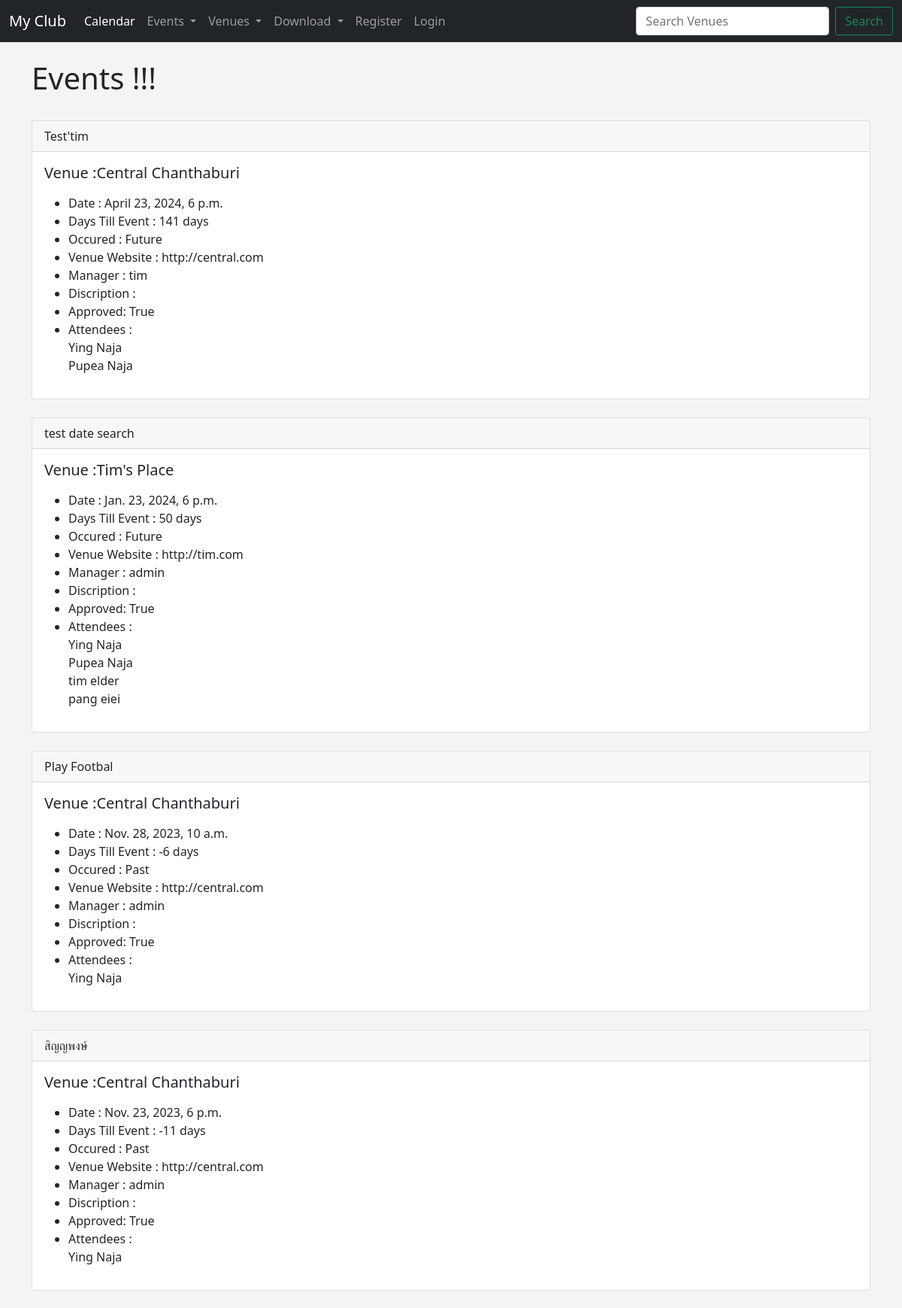
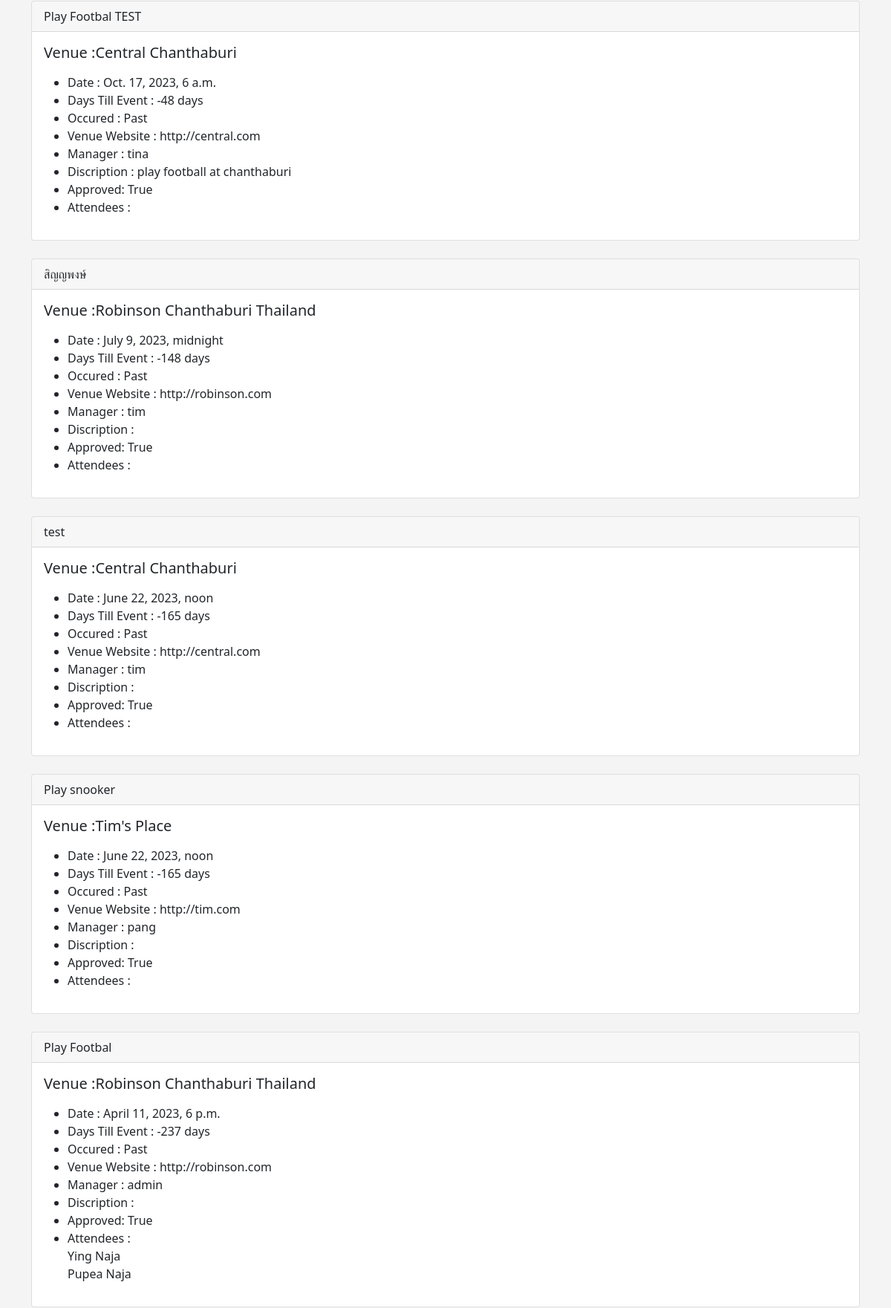
The app's page /events (upper part) with its own data (2 pictures, top to bottom).
### events/models.py (models this page shows)
class Event(models.Model):
    name = models.CharField('Event Name', max_length=120)
    event_date = models.DateTimeField('Event Date')
    venue = models.ForeignKey(Venue, blank=True, null=True, on_delete=models.CASCADE)
    manager = models.ForeignKey(User, blank=True, null=True, on_delete=models.SET_NULL)
    description = models.TextField(blank=True)
    attendees = models.ManyToManyField(MyClubUser, blank=True)
    aprroved = models.BooleanField('Aprroved',default=False)
    def __str__(self):
        return self.name
    @property
    def Days_till(self):
        today = date.today()
        days_till = self.event_date.date() - today
        days_till_stripped = str(days_till).split(",", 1)[0]
        return days_till_stripped
    @property
    def Is_Past(self):
        today = date.today()
        if self.event_date.date() < today:
            thing = "Past"
        else:
            thing = "Future"
        return thing

class Venue(models.Model):
    name = models.CharField('Venue Name',max_length=120)
    address = models.CharField(max_length=300)
    zip_code = models.CharField('Zip Code', max_length=15)
    phone = models.CharField('Contact Phone', max_length=25)
    web = models.URLField('Website Address')
    email_address = models.EmailField('Email Address')
    owner = models.IntegerField("Venue Owner", blank=False, default=1)
    venue_image = models.ImageField(upload_to="images/", null=True, blank=True)
    def __str__(self):
        return self.name

class MyClubUser(models.Model):
    first_name = models.CharField(max_length=30)
    last_name = models.CharField(max_length=30)
    email = models.EmailField('User Email')
    def __str__(self):
        return self.first_name + '  ' + self.last_name

### events/views.py (the view)
# urls.py: path('events', views.all_events, name='list-events'),
def all_events(request):
    event_list = Event.objects.all().order_by('-event_date')
    return render(request, 'events/event_list.html', {
        'event_list':event_list,
        })

### events/templates/events/event_list.html (shortened to what this page needs)
{% extends 'events/base.html' %}
{% block content %}
        <h1>Events !!!</h1>
      {% for event in event_list %}
      {% if event.aprroved %}
       <br>
      <div class="card">
        <div class="card-header">
          {{event}}
        </div>
        <div class="card-body">
          <h5 class="card-title">Venue :{{event.venue}}</h5>
          <p class="card-text">
            <ul>
                <li>Date : {{event.event_date}}</li>
                <li>Days Till Event : {{event.Days_till}}</li>
                <li>Occured : {{event.Is_Past}}</li>
                <li>Venue Website : {{event.venue.web}}</li>
                <li>Manager : {{event.manager}}</li>
                <li>Discription : {{event.description}}</li>
                <li>Approved: {{ event.aprroved }}</li>
                <li>Attendees : <br> {% for user in event.attendees.all %}</li>
                                        {{user}}<br>
                                    {% endfor %}
            </ul>
          </p>
        </div>
      </div>
      {% endif %}
      {% endfor %}
{% endblock content %}

### events/templates/events/base.html (style rules this page uses)
body { background: #f4f4f4; }

### records on screen
Event: name "Test'tim", venue "Central Chanthaburi", event_date "April 23, 2024, 6 p.m.", Days_till "141 days", Is_Past "Future", venue.web "http://central.com", manager "tim", aprroved "True"
MyClubUser: first_name+last_name "Ying Naja"
MyClubUser: first_name+last_name "Pupea Naja"
Event: name "test date search", venue "Tim's Place", event_date "Jan. 23, 2024, 6 p.m.", Days_till "50 days", Is_Past "Future", venue.web "http://tim.com", manager "admin", aprroved "True"
MyClubUser: first_name+last_name "tim elder"
MyClubUser: first_name+last_name "pang eiei"
Event: name "Play Footbal", venue "Central Chanthaburi", event_date "Nov. 28, 2023, 10 a.m.", Days_till "-6 days", Is_Past "Past", venue.web "http://central.com", manager "admin", aprroved "True"
Event: name "สิญญพงษ์", venue "Central Chanthaburi", event_date "Nov. 23, 2023, 6 p.m.", Days_till "-11 days", Is_Past "Past", venue.web "http://central.com", manager "admin", aprroved "True"
Event: name "Play Footbal TEST", venue "Central Chanthaburi", event_date "Oct. 17, 2023, 6 a.m.", Days_till "-48 days", Is_Past "Past", venue.web "http://central.com", manager "tina", description "play football at chanthaburi", aprroved "True"
Event: name "สิญญพงษ์", venue "Robinson Chanthaburi Thailand", event_date "July 9, 2023, midnight", Days_till "-148 days", Is_Past "Past", venue.web "http://robinson.com", manager "tim", aprroved "True"
Event: name "test", venue "Central Chanthaburi", event_date "June 22, 2023, noon", Days_till "-165 days", Is_Past "Past", venue.web "http://central.com", manager "tim", aprroved "True"
Event: name "Play snooker", venue "Tim's Place", event_date "June 22, 2023, noon", Days_till "-165 days", Is_Past "Past", venue.web "http://tim.com", manager "pang", aprroved "True"
Event: name "Play Footbal", venue "Robinson Chanthaburi Thailand", event_date "April 11, 2023, 6 p.m.", Days_till "-237 days", Is_Past "Past", venue.web "http://robinson.com", manager "admin", aprroved "True"
